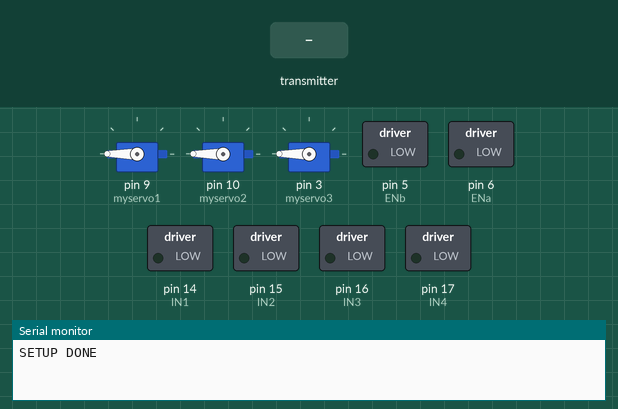
Simulated run of this sketch. Board: Arduino Uno, built with avr-gcc and run on an emulated ATmega328P. Shown: 3 × servo, switched loads named in the sketch (green lamp = pin HIGH), the last lines printed to the serial monitor. Inputs (shaded band) come from the test bench. No radio packets arrive unless stated.

Above: at 1.2 s.
1.3 s: the transmitter starts sending arr.0 = 0
At 1.9 s:
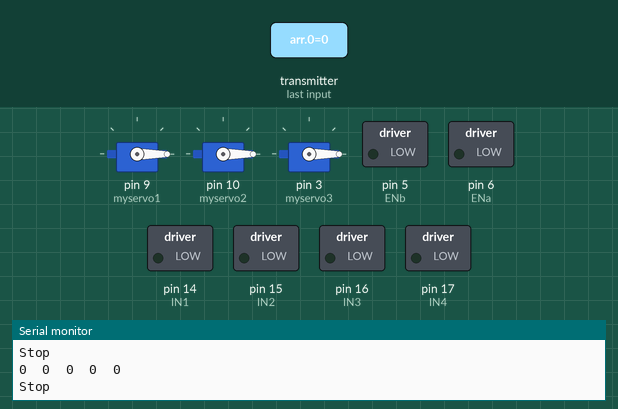
2.8 s: the transmitter starts sending arr.4 = 256
At 4.0 s:
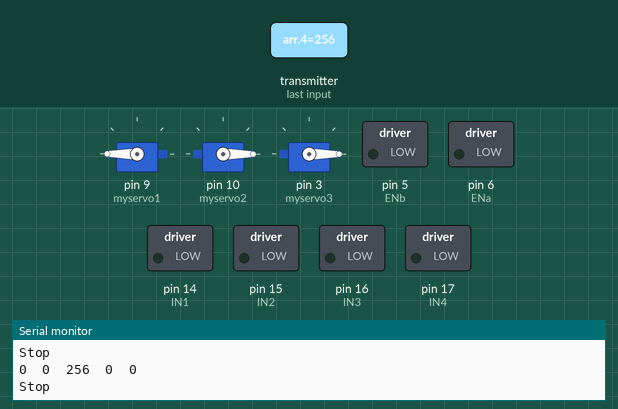
4.3 s: the transmitter starts sending arr.5 = 1023
At 5.4 s:
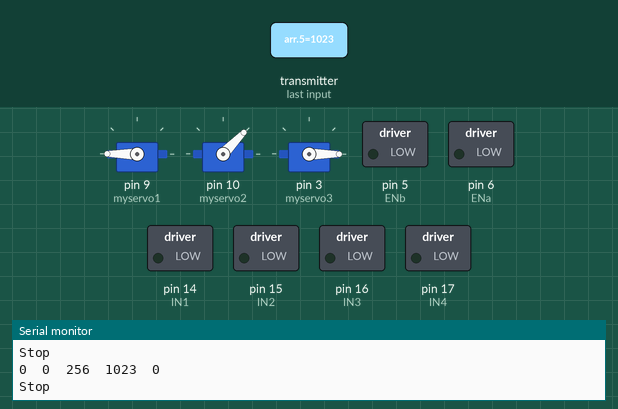
5.8 s: the transmitter starts sending arr.4 = 0
At 6.5 s:
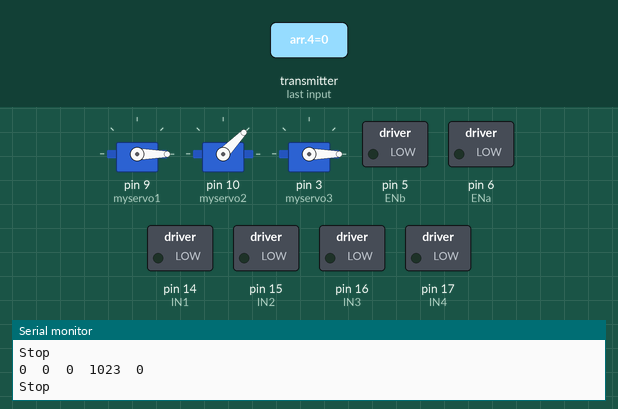
7.3 s: the transmitter starts sending arr.4 = 1023
At 7.7 s:
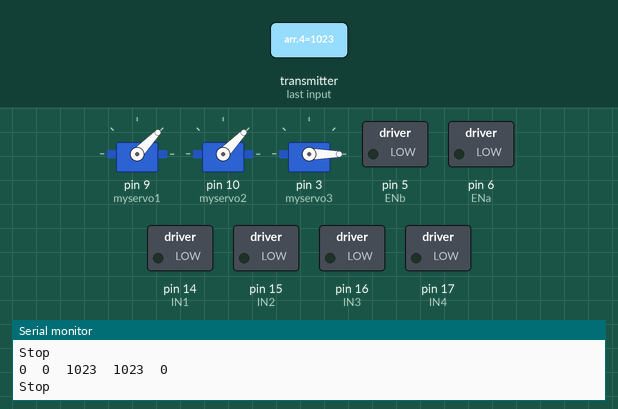
8.8 s: the transmitter starts sending arr.5 = 0
At 10.0 s:
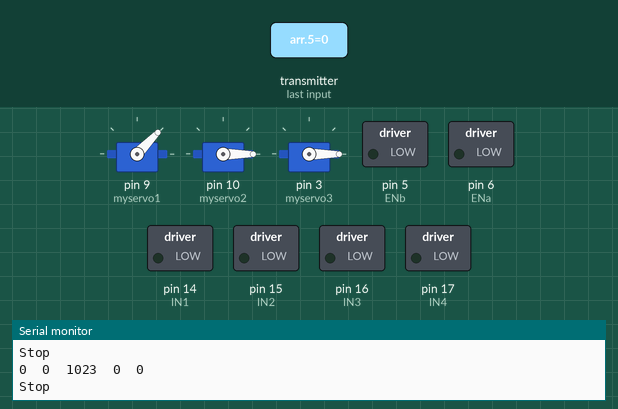
Timing chart, 0 to 11.3 s (numbered marks = the images above; inputs shaded):
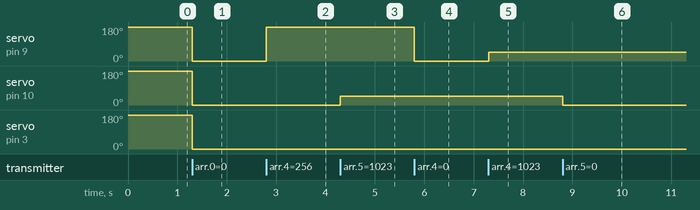

The sketch:

Rreceiver_Code.ino
```cpp
#include <SPI.h>
#include <nRF24L01.h>
#include <RF24.h>
#include <Servo.h>

//BOTTTTTT
const byte address[6] = "00011";//constant data-type to receive radio frequency
RF24 radio(8, 7);               //(CE, CNF)
int arr[8];                     //integer data-type to store array
int X1;                         //integer data-type to store vaiables
//int Y1;
//int X2;
int Y2;
int Value;                      //integer data-type to store vaiables
const int IN1 = 14;             //constant data-type to define the pin number of motors
const int IN2 = 15;
const int IN3 = 16;
const int IN4 = 17;
const int ENa = 6;
const int ENb = 5;

//ARMMMMMM
Servo myservo1, myservo2,myservo3;//function for servo library to defines servo motors
int val1;                         //integer data-type to store vaiables
int val2;
int val3;

void setup()
{
  Serial.begin(9600);               //baud rate for serial monitor
  radio.begin();                    //to start wireless communication
  radio.setDataRate(RF24_250KBPS);  //communication frequency
  radio.openReadingPipe(0,address); //setting address where we will send data
  radio.setPALevel(RF24_PA_MIN);
  radio.startListening();           //end of the communication
  Serial.println("SETUP DONE");

  pinMode(IN1,OUTPUT);    //left motor front
  pinMode(IN2,OUTPUT);    //left motor back
  pinMode(IN3,OUTPUT);    //right motor front
  pinMode(IN4,OUTPUT);    //right motor back
  pinMode(ENa,OUTPUT);    //both left motors
  pinMode(ENb,OUTPUT);    //both right motors
  //pinMode(13, OUTPUT);

  myservo1.attach(9);     //defining the pin number where servos are attached
  myservo2.attach(10);
  myservo3.attach(3);
  myservo1.write(180);    //writing the initial positions of servo
  myservo2.write(180);
  myservo3.write(180);
}

void loop()
{
  if (radio.available())          //if we are receiving signals then
  { //Serial.print("connected");
    //digitalWrite(13,HIGH);
    radio.read(&arr, sizeof(arr));//we are receiving this arrays from the transmiter side
    X1=arr[0];                    //take this variable from this array
    //Y1=arr[1];
    //X2=arr[2];
    Y2=arr[3];
    Value = arr[7];               //take this variable from this array

    val1=arr[4];                  //take this variable from this array
    val2=arr[5];
    val3=arr[6];
    myservo1.write(val1);         //writing the position of servo according to potentiometer
    myservo2.write(val2);
    myservo3.write(val3);
    //delay(10);


    Serial.print(X1);
    Serial.print("\t");
    //Serial.print(Y1);
    //Serial.print("\t");
    //Serial.print(X2);
    //Serial.print("\t");
    Serial.print(Y2);
    Serial.print("\t");
    Serial.print(val1);
    Serial.print("\t");
    Serial.print(val2);
    Serial.print("\t");
    Serial.print(val3);
    Serial.println("");

    switch(Value)  //according to the variable received from transmiter it will switch to that case below
    {              //making cases for all the below functions
      case 1:        //forward
        Forward();
      break;
      case 2:        //back
        Back();
      break;
      case 3:        //left
        Left();
      break;
      case 4:        //right
        Right();
      break;
      default:       //stop
        Stop();
      break;
    }
  }
}

void Forward()                //declaring function
{
 X1= map(X1,127,255,0,150);   //mapping value of joystick to speed of motor according to arduino
 digitalWrite(IN1,HIGH);      //motor direction
 digitalWrite(IN3,HIGH);      //motor direction
 analogWrite(ENa,X1);         //motor speed
 analogWrite(ENb,X1);         //motor speed
 Serial.println("Forward");
}


void Back()
{
 X1= map(X1,127,0,0,150);
 digitalWrite(IN2,HIGH);
 digitalWrite(IN4,HIGH);
 analogWrite(ENa,X1);
 analogWrite(ENb,X1);
 Serial.println("Back");
}

void Left()
{
 Y2= map(Y2,127,0,0,150);
 digitalWrite(IN1,HIGH);
 analogWrite(ENa,Y2);
 Serial.println("Left");
}

void Right()
{
 Y2= map(Y2,127,255,0,150);
 digitalWrite(IN3,HIGH);
 analogWrite(ENb,Y2);
 Serial.println("Right");
}

void Stop()
{
  digitalWrite(IN1,LOW);
  digitalWrite(IN2,LOW);
  digitalWrite(IN3,LOW);
  digitalWrite(IN4,LOW);
  Serial.println("Stop");
}
```

Measured:
- after the input at 1.3 s, servo on pin 9 (myservo1), servo on pin 10 (myservo2), servo on pin 3 (myservo3): 180° → 0° at once
- after the input at 2.8 s, servo on pin 9 (myservo1): 0° → 180° at once
- after the input at 4.3 s, servo on pin 10 (myservo2): 0° → 46° at once
- after the input at 5.8 s, servo on pin 9 (myservo1): 180° → 0° at once
- after the input at 7.3 s, servo on pin 9 (myservo1): 0° → 46° at once
- after the input at 8.8 s, servo on pin 10 (myservo2): 46° → 0° at once
